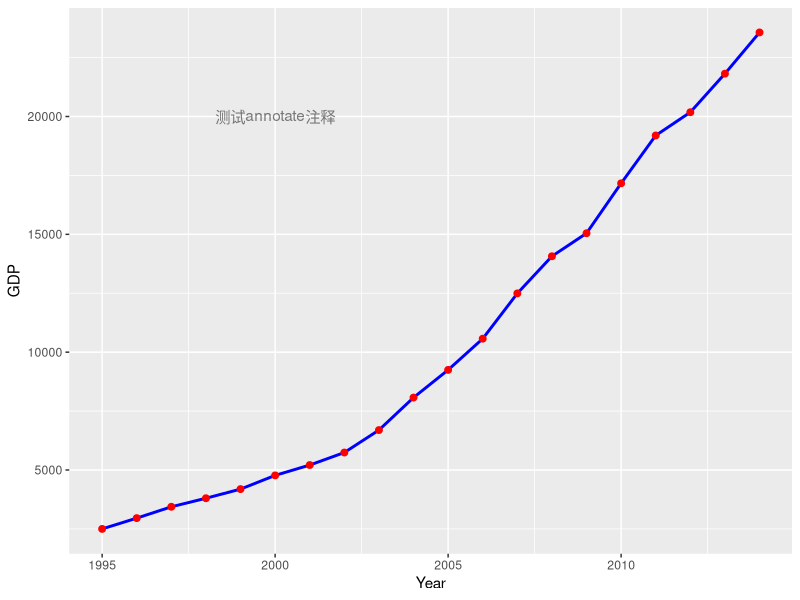
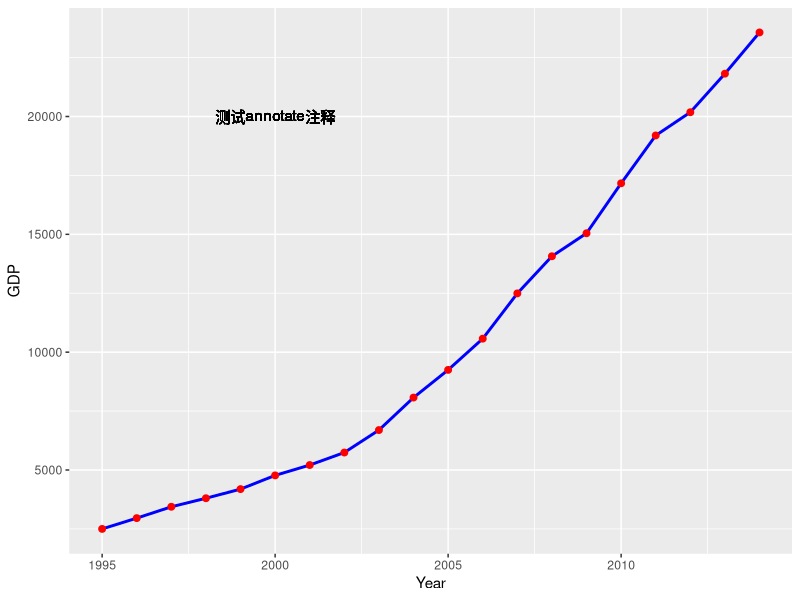
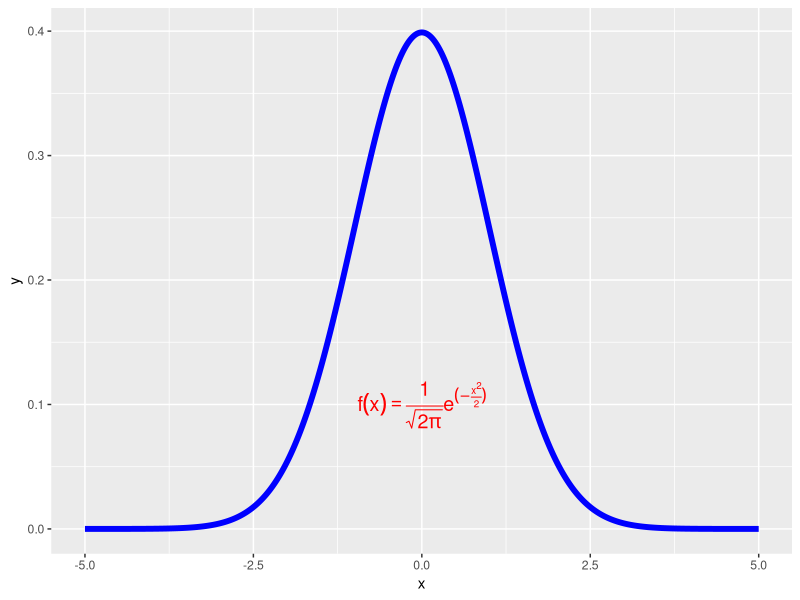
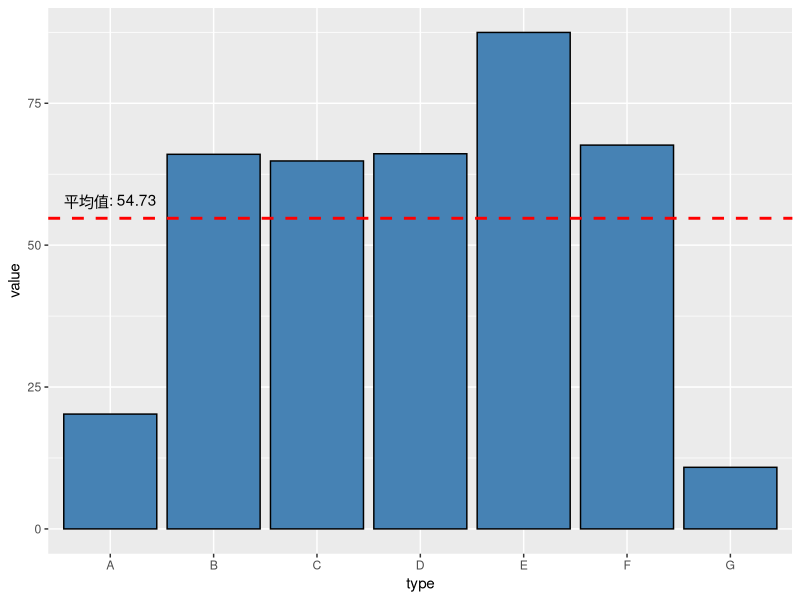
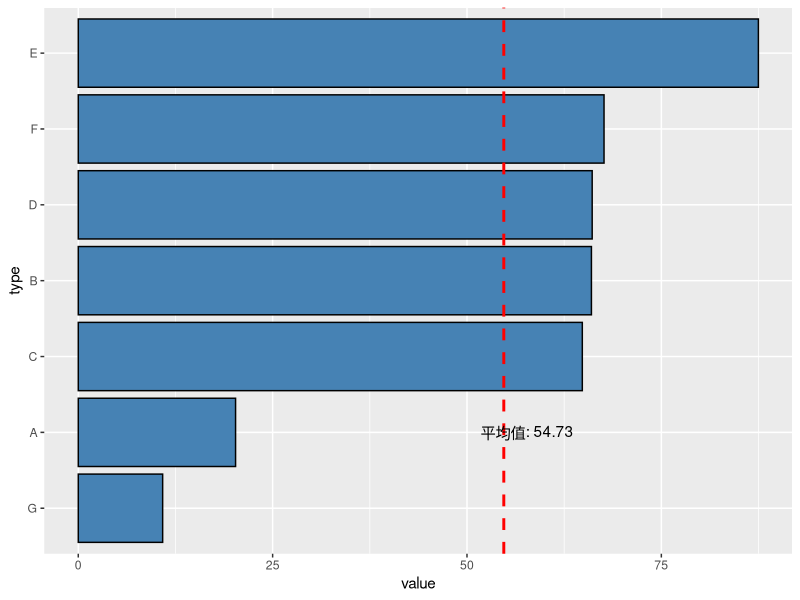
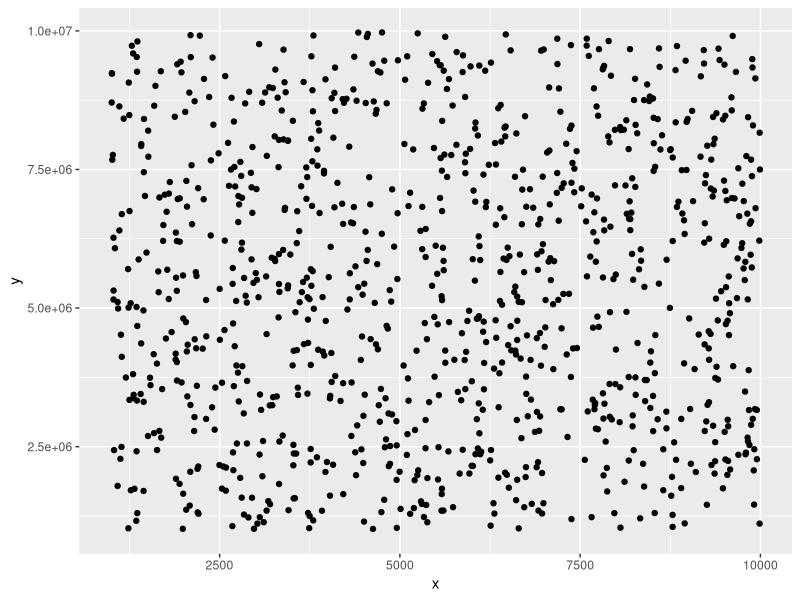
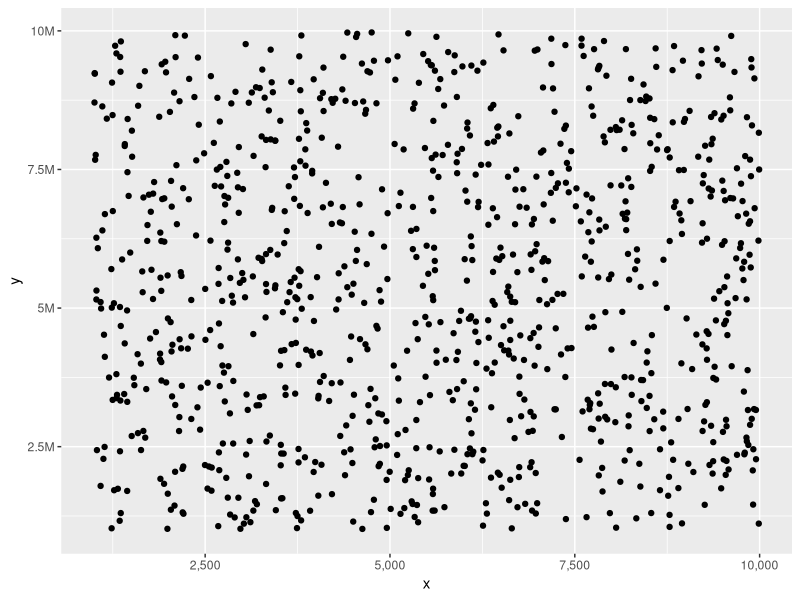
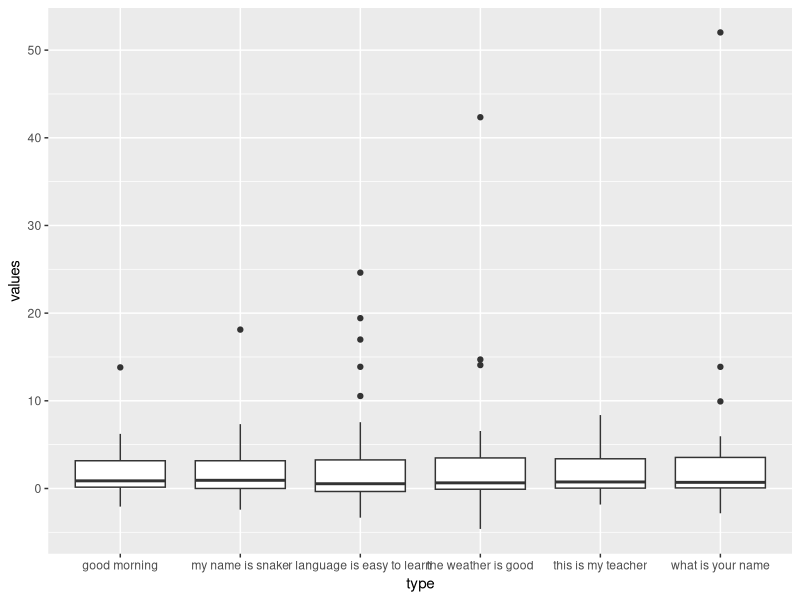

These charts were generated, in order, by the following R code: (Note: this script raises an error after producing the figures.)
#一、为图形添加注释
#有时在图形中添加适量的注释，将会使阅读者更快速的了解图形表达的含义。
#ggplot2包中的annotate()函数帮助用户给图形的指定位置添加注释，一般注释可以从点、线和面的角度进行修饰，
#对应的geom参数可以是text/segment/pointrange/rect。下面就举几个例子，让大家看看注释带来的好处。

library(ggplot2)
library(lubridate)    #处理日期时间相关的R包，非常有用，强烈推荐
#SH_GDP <- read.csv(file = file.choose())
Year <- year(seq(from = as.Date('1995-01-01'), to = as.Date('2014-01-01'), by = 'year'))
GDP <- c(2499.43,2957.55,3438.79,3801.09,4188.73,4771.17, 5210.12,5741.03,6694.23,8072.83,9247.66,
10572.24,12494.01,14069.86,15046.45,17165.98,19195.69,20181.72,21818.15,23567.7)
df<- data.frame(Year = Year, GDP = GDP)

#不作任何修饰的折线图
p0 <- ggplot(data = df, mapping = aes(x = Year, y = GDP)) + 
  geom_line(colour = 'blue', size = 1) + 
  geom_point(colour = 'red', size = 2)
#一般统计图形至少包括4个元素，即图形标题、坐标轴标签、图例和数据来源
#可以使用labs()函数或ggtitle()函数为图形添加标题
p1 <- p0 + labs(title = '上海近20年GDP走势')#或者p1 + ggtitle(label = '上海近20年GDP走势')
#使用annotate()函数为图形添加数据来源信息
p2 <- p1 + annotate(geom = 'text', x = 2012, y = 2500, label = '数据来源:中国统计局', colour = 'brown')
#为2008年GDP上升缓慢添加注释:
p3 <- p2 + annotate(geom = 'rect', xmin = 2008, ymin = 12500, xmax = 2009, ymax = 17500, alpha = 0.4) + 
  annotate('segment', x = 2010, y = 10000, xend = 2008.5, yend = 14500, size = 1.2, arrow = arrow()) + 
  annotate('text', x = 2010, y = 10000, label = '受2008年金融危机影响', colour = 'red')
#为了比较前10年与后10年上海GDP总量变化情况，可以添加如下形式的注释：
p4 <- p3 + geom_vline(xintercept = 2004.5, colour = 'orange', size = 1, linetype = 2) + 
  annotate('text', x = 2008, y = 20000, label = '后10年GDP约为前10年GDP总和的3.5倍') 

#虽然上面的图有些画蛇添足的意思，但这其中包含了如下4中注释：
#1）添加阴影矩阵(rect)，框出重点关注区域2）通过带箭头的射线(segment)，指出需要注释的地方
#3）在指定点的位置添加文本型(text)注释内容


#尽管annotate()函数和geom_text()函数都可以问生成的图形添加文本，但其工作原理是有很大差异的。
#annotate()函数只会向图中添加一个单独的文本对象，而geom_text()函数却会根据数据创建许多的文本对象
#（同样是一条文本对象，但数据中有多少点（观测）就会重叠添加文本对象多少次）。例如：
ggplot(data = df, mapping = aes(x = Year, y = GDP)) + 
  geom_line(colour = 'blue', size = 1) + geom_point(colour = 'red', size = 2) + 
  annotate('text', x = 2000, y = 20000, label = '测试annotate注释', alpha = 0.5)
ggplot(data = df, mapping = aes(x = Year, y = GDP)) + 
  geom_line(colour = 'blue', size = 1) + geom_point(colour = 'red', size = 2) +
  geom_text(x = 2000, y = 20000, label = '测试annotate注释', alpha = 0.5)
#注：同样为0.5的透明度，一个浅，一个深，深是因为该文本对象'测试geom_text注释'重叠了20次。

#添加数学表达式，只需两步：
#1）了解R中是如何表示数学函数的，可通过?plotmath查看数学表达式如何在R中显示
#2）annotate()函数将parse设为TRUE即可
#标准正态分布曲线
x <- seq(from = -5, to = 5, length = 1000)
y <- dnorm(x)
ggplot(data = NULL, mapping = aes(x = x, y = y)) + 
  geom_line(colour = 'blue', size = 2) + 
  annotate('text', x = 0, y = 0.1, label = 'f(x) == frac(1,sqrt(2*pi))*e^(-frac(x^2,2))',
           parse = TRUE, size = 5, colour = 'red')

#二、为图形添加参考线
#geom_abline()、geom_hline()和geom_vline()函数可以为图形添加斜线、水平线和垂直线，
#必要时这样的参考线还是值得使用的，例如添加一条平均水平或垂直线。
set.seed(1234)
type <- c('A','B','C','D','E','F','G')
value <- runif(7, min = 10, max = 100)
df <- data.frame(type = type, value = value)

ggplot(data = NULL, mapping = aes(x = type, y = value)) + 
  geom_bar(stat = 'identity', fill = 'steelblue', colour = 'black') + 
  geom_hline(yintercept = mean(df$value), linetype = 2, col = 'red', size = 1) +
  annotate('text', x = 'A', y = mean(df$value) + 3, label = paste('平均值:',round(mean(df$value),2)))

#三、旋转坐标轴
#如果我想让条形图垂直放置（比较建议这样做，因为水平放置一般是跟时间趋势相关的），添加coord_flip()函数
ggplot(data = NULL, mapping = aes(x = reorder(type, value), y = value)) + 
  geom_bar(stat = 'identity', fill = 'steelblue', colour = 'black') + 
  geom_hline(yintercept = mean(df$value), linetype = 2, col = 'red', size = 1) + 
  annotate('text', x = 'A', y = mean(df$value) + 3, label = paste('平均值:',round(mean(df$value),2))) +
  xlab('type') +
  coord_flip()

#四、修改刻度标签的内容
#如果坐标轴标签值非常大，如3000000如何改写为'3M'呢？或如何将千、万、亿值中加入千分位逗号？
library(scales)
set.seed(1234)
x <- runif(1000,min = 1000, max = 10000)
y <- runif(1000, min = 1000000, max = 10000000)
#坐标轴标签不加任何处理
ggplot(data = NULL, mapping = aes(x = x, y = y)) + geom_point()
#注意，使用comma函数时，必须先加载scales包。
#将x轴处理成含千分位逗号的格式，将y轴处理为M格式的
ggplot(data = NULL, mapping = aes(x = x, y = y)) + geom_point() + 
  scale_x_continuous(breaks = seq(2500, 10000, 2500), labels = comma(seq(2500, 10000, 2500))) + 
  scale_y_continuous(breaks = seq(2.5e+06, 1.0e+07, 2.5e+06), 
                     labels = paste(seq(2.5, 10, 2.5), 'M', sep = ''))

#有时会遇到一种尴尬的情况：类别型变量水平的名称太长，导致刻度标签显示非常难看，该如何解决呢？
set.seed(1234)
level_labels <- c('good morning', 'the weather is good', 'this is my teacher', 'my name is snake', 
                  'what is your name', 'r language is easy to learn')
type <- sample(level_labels, size = 1000, replace = TRUE)
values <- c(rnorm(250), rt(250,3), rf(250,2,3), runif(250,3,5))
#不作任何调整的刻度标签
ggplot(data = NULL, mapping = aes(x = type, y = values)) + geom_boxplot()
#对于这种情况，可以选择刻度标签的角度，使其看起来比较舒服
ggplot(data = NULL, mapping = aes(x = type, y = values)) + geom_boxplot() + 
  theme(axis.text.x = element_text(angle = 30, vjust = 0.8))


#五、修改坐标轴标签的内容
#默认情况下，坐标轴标签会根据ggplot()中aes()属性值自动为坐标轴附上标签，
#可以通过labs()函数、xlab()函数、ylab()函数、scale_x_*函数、scale_y_*函数和theme()函数实现。
#这里重点讲一下scale_x_*函数、scale_y_*函数和theme()函数的搭配使用，该函数非常的灵活，可以对坐标轴标签、刻度标签和刻度标记等进行修饰。
ggplot(data = NULL, mapping = aes(x = type, y = values)) + geom_boxplot() + 
  scale_x_discrete(name = 'Long level') + 
  theme(axis.text.x = element_text(angle = 30, vjust = .8, colour = 'red', size = 10), 
        axis.title.x = element_text(colour = 'blue', size = 16))


#六、修改图形标题的外观
#讲完了图形注释、坐标轴和刻度的修饰，最后再来讲讲如何修改图形标题的外观，这里仍然使用的是them()函数，可见该函数有多强大了。
ggplot(data = df, mapping = aes(x = Year, y = GDP)) + 
  geom_line(colour = 'blue', size = 1) + 
  geom_point(colour = 'red', size = 2) + 
  labs(title = '上海近20年GDP走势') + 
  theme(plot.title = element_text(colour = 'brown', size = 20, face = 'bold'))






















